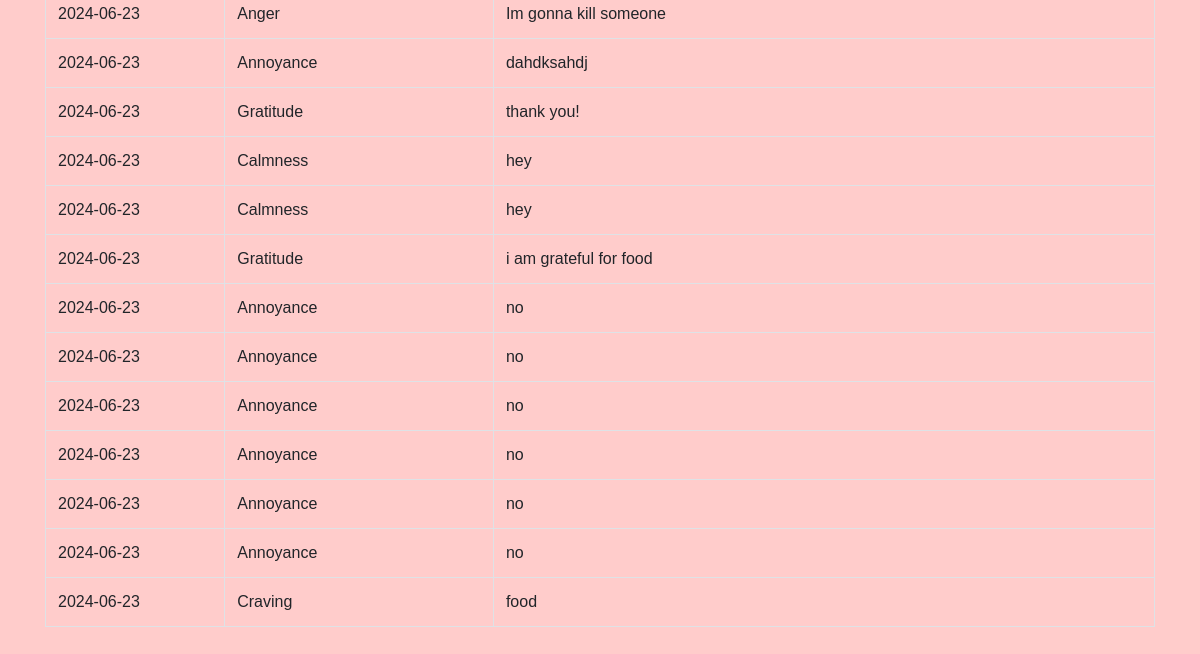
/calendar (lower part), run on an earlier commit of the app's database.
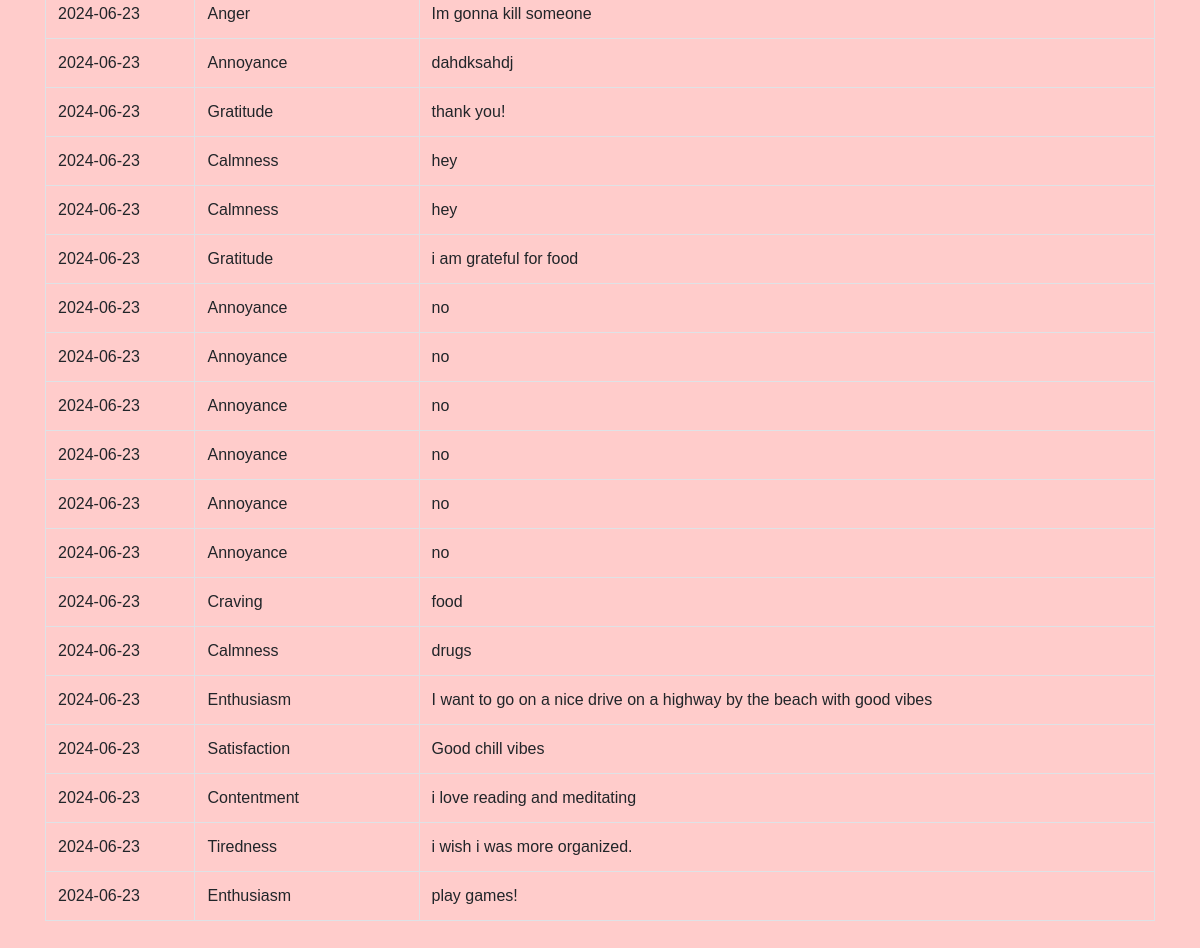
And on a later commit of the database.
### app.py (models this page shows)
class MoodEntry(db.Model):
    id = db.Column(db.Integer, primary_key=True)
    user_id = db.Column(db.String, nullable=False)
    date = db.Column(db.Date, nullable=False)
    emotion = db.Column(db.String, nullable=False)
    journal_entry = db.Column(db.String, nullable=False)

### app.py (the view)
@app.route('/calendar')
def calendar():
    try:
        mood_entries = MoodEntry.query.all()
        return render_template('calendar.html', mood_entries=mood_entries)
    except Exception as e:
        logging.error(f"Error in /calendar route: {e}")
        return "There was an error loading the calendar.", 500

### templates/calendar.html (shortened to what this page needs)
<!DOCTYPE html>
<html lang="en">
<head>
    <link href="https://stackpath.bootstrapcdn.com/bootstrap/4.5.2/css/bootstrap.min.css" rel="stylesheet">
    <link href="{{ url_for('static', filename='css/calendar.css') }}" rel="stylesheet">
</head>
<body>
    <div class="container">
        <table class="table table-bordered mt-4">
            <tbody>
                {% for entry in mood_entries %}
                    <tr>
                        <td>{{ entry.date }}</td>
                        <td>{{ entry.emotion }}</td>
                        <td>{{ entry.journal_entry }}</td>
                    </tr>
                {% endfor %}
            </tbody>
        </table>
    </div>
</body>
</html>

### static/css/calendar.css (style rules this page uses)
body { font-family: Arial, sans-serif; background-color: #ffcccb; padding: 20px; }

What changed in the data, as far as the page shows it:
added MoodEntry: date "2024-06-23", emotion "Calmness", journal_entry "drugs"
added MoodEntry: date "2024-06-23", emotion "Enthusiasm", journal_entry "I want to go on a nice drive on a highway by the beach with good vibes"
added MoodEntry: date "2024-06-23", emotion "Satisfaction", journal_entry "Good chill vibes"
added MoodEntry: date "2024-06-23", emotion "Contentment", journal_entry "i love reading and meditating"
added MoodEntry: date "2024-06-23", emotion "Tiredness", journal_entry "i wish i was more organized."
added MoodEntry: date "2024-06-23", emotion "Enthusiasm", journal_entry "play games!"
